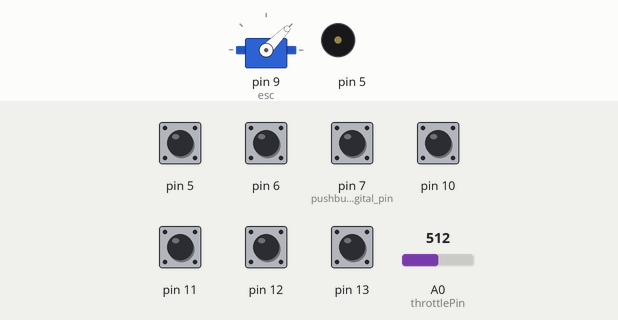
Recording of a sketch running on a simulated Arduino Uno, built with avr-gcc and run on an emulated ATmega328P. Shown: servo, buzzer (waves = sounding). The test bench sets the inputs (shaded band); at power-on: pin 5, pin 6, pin 7 (pushbutton_on_digital_pin), pin 10–13 HIGH, A0 (throttlePin) = 512.

Above: at 1.2 s.
1.3 s: pin 5 pulled LOW for 0.15 s
At 9.3 s:
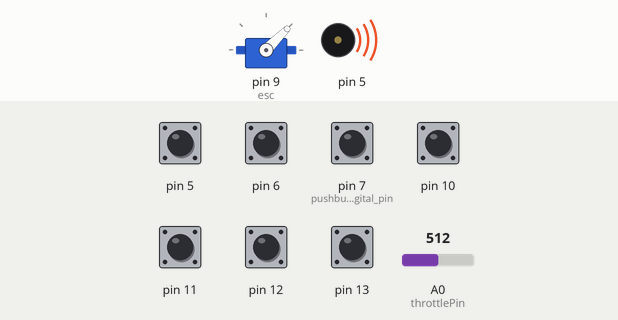
At 10.35 s:
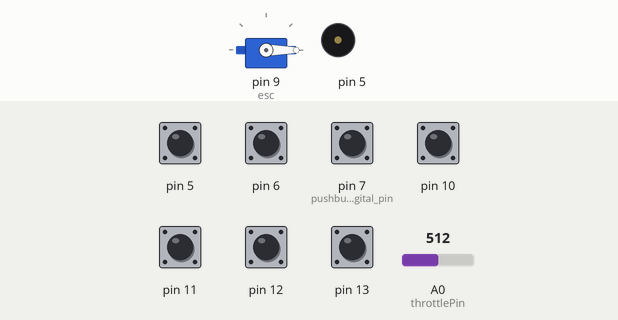
Timing chart, 0 to 10.4 s (numbered marks = the images above; inputs shaded):
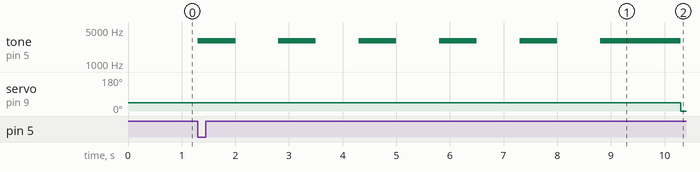

Measured:
- after the input at 1.3 s, tone on pin 5: goes 5 × (3000 Hz 0.70 s, silent 0.80 s), 3000 Hz 1.5 s, then silent, starting at once; servo on pin 9 (esc): 45° → 0° after 9.0 s

The sketch:

beta_rocket.ino
```cpp
#include <Servo.h>

Servo esc;
int throttlePin = 0;

void setup()
{
pinMode(7, INPUT_PULLUP);// pushbutton on digital pin (1 wire signal pin, other wire to ground)
pinMode(6, INPUT_PULLUP);// "
pinMode(5, INPUT_PULLUP);// "
pinMode(10, INPUT_PULLUP);// "
pinMode(11, INPUT_PULLUP);// "
pinMode(12, INPUT_PULLUP);// "
pinMode(13, INPUT_PULLUP);// "
esc.attach(9);
}

void loop()
{

esc.write(45);
int timer = 0; // set time period for motor to run

    if(digitalRead(10) == LOW) {
      int timer = 1000;
    }
    if(digitalRead(11) == LOW) {
      int timer = 2000;
    }
    if(digitalRead(12) == LOW) {
      int timer = 3000;
    }
    if(digitalRead(13) == LOW) {
      int timer = 4000;
    }

int throttle = analogRead(throttlePin);
throttle = map(throttle, 0, 1023, 45, 156);
    if (digitalRead(7) == LOW) { // max speed pin 7

        int beep = 0;
        while(beep < 5){
        noTone(5);
        tone(5, 3000, 700);
        delay(700);
        noTone(5);
        delay(800);
        beep++;
        }
        tone(5, 3000, 1500);
        delay(1500);
        noTone(5);
        esc.write(150);
        delay(timer);
        esc.write(0);
 }
    if (digitalRead(6) == LOW) { // med. speed pin 6

        int beep = 0;
        while(beep < 5){
        noTone(5);
        tone(5, 3000, 700);
        delay(700);
        noTone(5);
        delay(800);
        beep++;
        }
        tone(5, 3000, 1500);
        delay(1500);
        noTone(5);
        esc.write(100);
        delay(timer);
        esc.write(0);
 }
    if (digitalRead(5) == LOW) { // low speed pin 5

        int beep = 0;
        while(beep < 5){
        noTone(5);
        tone(5, 3000, 700);
        delay(700);
        noTone(5);
        delay(800);
        beep++;
        }
        tone(5, 3000, 1500);
        delay(1500);
        noTone(5);
        esc.write(70);
        delay(timer);
        esc.write(0);
 }

delay(100);

}
```
